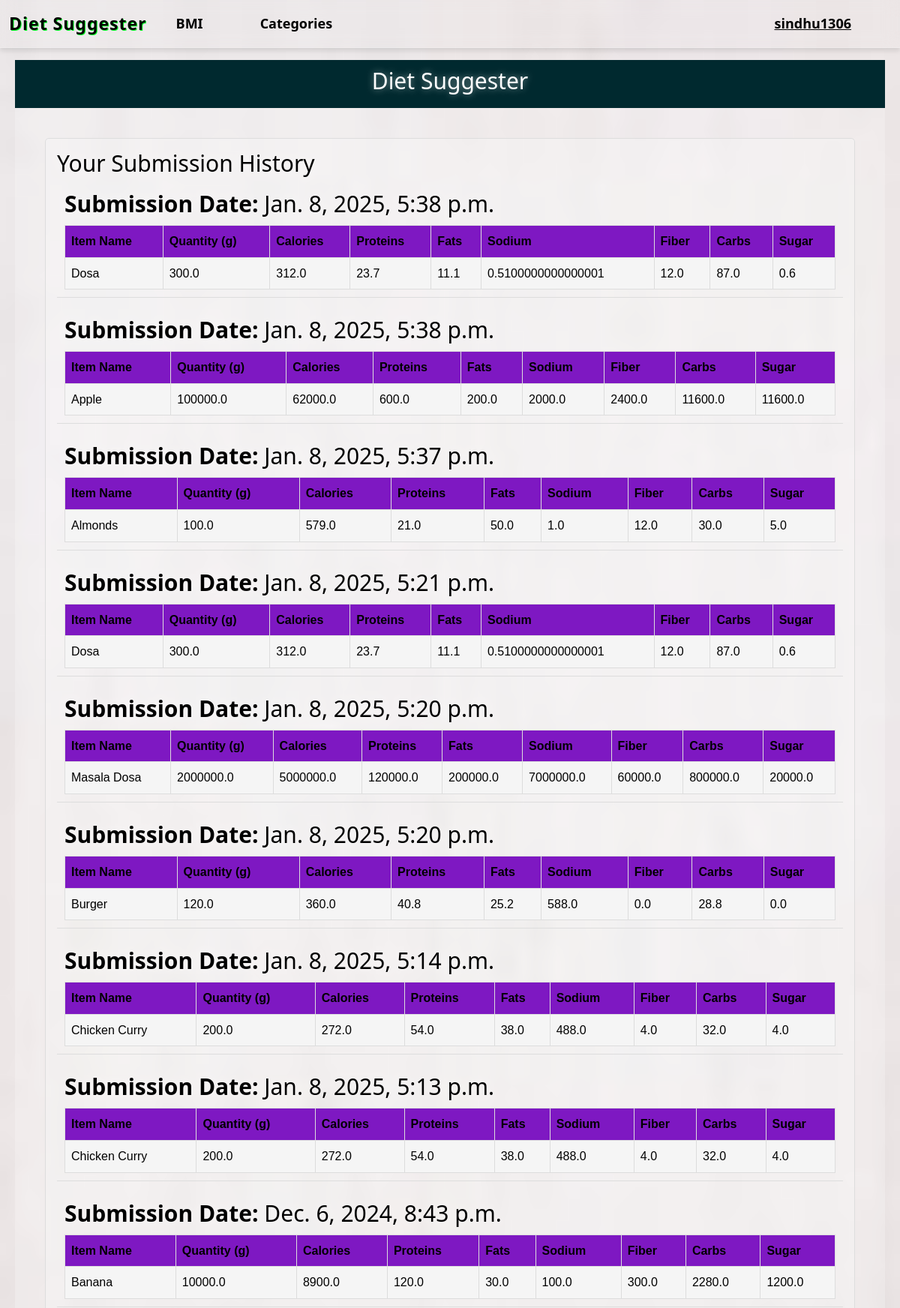
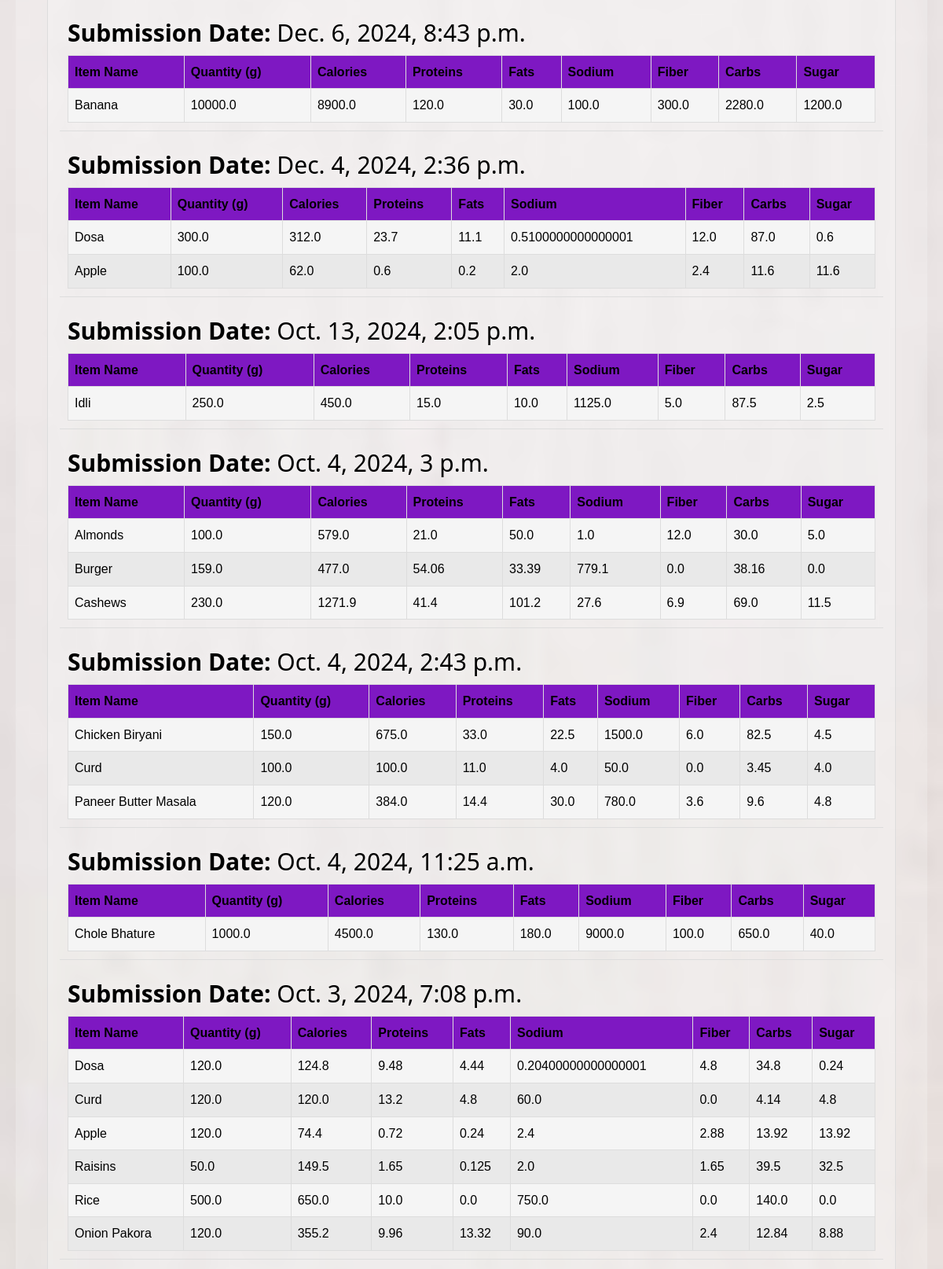
The page /user-history/ (signed in, upper part) on the database its author committed (2 pictures, top to bottom).
### nutrition/models.py (models this page shows, shortened)
class UserSubmission(models.Model):
    user = models.ForeignKey(User, on_delete=models.CASCADE)
    submitted_at = models.DateTimeField(auto_now_add=True)

class ItemEntry(models.Model):
    submission = models.ForeignKey(UserSubmission, related_name='items', on_delete=models.CASCADE)
    item_name = models.CharField(max_length=100)
    quantity = models.FloatField()
    calories = models.FloatField()
    proteins = models.FloatField()
    fats = models.FloatField()
    sodium = models.FloatField(default=0)
    fiber = models.FloatField(default=0)
    carbs = models.FloatField()
    sugar = models.FloatField(default=0)
    category = models.ForeignKey(Category, related_name='item_entries', on_delete=models.CASCADE, null=True)

### nutrition/views.py (the view)
# urls.py: path('user-history/', views.user_history, name='user_history'),
@cache_control(no_cache=True, must_revalidate=True, no_store=True)
@login_required
def user_history(request):
    user_submissions = UserSubmission.objects.filter(user=request.user).prefetch_related('items').order_by('-submitted_at')
    context = {
        'submissions': user_submissions,
    }
    return render(request, 'user_history.html', context)

### templates/user_history.html (shortened to what this page needs)
{% extends 'base.html' %}
{% block content %}
<div class="submission-history">
    <h3>Your Submission History</h3>
    {% if submissions %}
        {% for submission in submissions %}
            <div class="submission">
                <h3><strong>Submission Date:</strong> {{ submission.submitted_at }}</h3>
                <table class="item-table">
                    <thead>
                        <tr>
                            <th>Item Name</th>
                            <th>Quantity (g)</th>
                            <th>Calories</th>
                            <th>Proteins</th>
                            <th>Fats</th>
                            <th>Sodium</th>
                            <th>Fiber</th>
                            <th>Carbs</th>
                            <th>Sugar</th>
                        </tr>
                    </thead>
                    <tbody>
                        {% for item_entry in submission.items.all %}
                        <tr>
                            <td>{{ item_entry.item_name|title }}</td>
                            <td>{{ item_entry.quantity }}</td>
                            <td>{{ item_entry.calories }}</td>
                            <td>{{ item_entry.proteins }}</td>
                            <td>{{ item_entry.fats }}</td>
                            <td>{{ item_entry.sodium }}</td>
                            <td>{{ item_entry.fiber }}</td>
                            <td>{{ item_entry.carbs }}</td>
                            <td>{{ item_entry.sugar }}</td>
                        </tr>
                        {% endfor %}
                    </tbody>
                </table>
            </div>
        {% endfor %}
    {% else %}
        <p>You have not made any submissions yet.</p>
    {% endif %}
</div>
{% endblock %}

### templates/navbar.html (shortened to what this page needs)
{% load static %}
<nav class="navbar navbar-expand-lg">
    <div class="container-fluid" id="navbarNav">
        <a class="navbar-brand" href="/">Diet Suggester</a>
        <div class="collapse navbar-collapse" id="navbarText">
            <ul class="navbar-nav me-auto mb-2 mb-lg-0">
            <li class="nav-item active">
                <a class="nav-link" href="{% url 'bmicalc' %}">BMI</a>
            </li>
            <li class="nav-item">
                <a class="nav-link" href="{% url 'category-wise-items' %}">Categories</a>
            </li>
            <li class="nav-item">
                <a class="nav-link" href="#"></a>
            </li>
            <li class="nav-item">
                <a class="nav-link" href="#"></a>
            </li>
        </ul>
        <ul class="navbar-nav ms-auto mb-2 mb-lg-0">
            {% if user.is_authenticated %}
                <li class="nav-item">
                    <a class="nav-link" href="{% url 'user_history' %}"><u>{{ user.username }}</u></a>
                </li>
            {% else %}
                <li class="nav-item">
                    <a class="nav-link" href="{% url 'login' %}"><u>User</u></a>
                </li>
            {% endif %}
        </ul>
    </div>
</div>
</nav>

### templates/user_history.html (style rules this page uses)
.submission-history { margin: 20px; border: 1px solid #ddd; border-radius: 5px; padding: 15px; background-color: #f9f9f953; }
.submission { margin-bottom: 15px; padding: 10px; border-bottom: 1px solid #ddd; }
.item-table { width: 100%; border-collapse: collapse; margin-top: 10px; }
.item-table th, .item-table td { border: 1px solid #ddd; padding: 8px; text-align: left; }
.item-table th { background-color: #7e18c2; }

### rows shown on the page
UserSubmission: submitted_at "Jan. 8, 2025, 5:38 p.m."
ItemEntry: item_name "Dosa", quantity "300.0", calories "312.0", proteins "23.7", fats "11.1", sodium "0.5100000000000001", fiber "12.0", carbs "87.0", sugar "0.6"
UserSubmission: submitted_at "Jan. 8, 2025, 5:38 p.m."
ItemEntry: item_name "Apple", quantity "100000.0", calories "62000.0", proteins "600.0", fats "200.0", sodium "2000.0", fiber "2400.0", carbs "11600.0", sugar "11600.0"
UserSubmission: submitted_at "Jan. 8, 2025, 5:37 p.m."
ItemEntry: item_name "Almonds", quantity "100.0", calories "579.0", proteins "21.0", fats "50.0", sodium "1.0", fiber "12.0", carbs "30.0", sugar "5.0"
UserSubmission: submitted_at "Jan. 8, 2025, 5:21 p.m."
ItemEntry: item_name "Dosa", quantity "300.0", calories "312.0", proteins "23.7", fats "11.1", sodium "0.5100000000000001", fiber "12.0", carbs "87.0", sugar "0.6"
UserSubmission: submitted_at "Jan. 8, 2025, 5:20 p.m."
ItemEntry: item_name "Masala Dosa", quantity "2000000.0", calories "5000000.0", proteins "120000.0", fats "200000.0", sodium "7000000.0", fiber "60000.0", carbs "800000.0", sugar "20000.0"
UserSubmission: submitted_at "Jan. 8, 2025, 5:20 p.m."
ItemEntry: item_name "Burger", quantity "120.0", calories "360.0", proteins "40.8", fats "25.2", sodium "588.0", fiber "0.0", carbs "28.8", sugar "0.0"
UserSubmission: submitted_at "Jan. 8, 2025, 5:14 p.m."
ItemEntry: item_name "Chicken Curry", quantity "200.0", calories "272.0", proteins "54.0", fats "38.0", sodium "488.0", fiber "4.0", carbs "32.0", sugar "4.0"
UserSubmission: submitted_at "Jan. 8, 2025, 5:13 p.m."
ItemEntry: item_name "Chicken Curry", quantity "200.0", calories "272.0", proteins "54.0", fats "38.0", sodium "488.0", fiber "4.0", carbs "32.0", sugar "4.0"
UserSubmission: submitted_at "Dec. 6, 2024, 8:43 p.m."
ItemEntry: item_name "Banana", quantity "10000.0", calories "8900.0", proteins "120.0", fats "30.0", sodium "100.0", fiber "300.0", carbs "2280.0", sugar "1200.0"
UserSubmission: submitted_at "Dec. 6, 2024, 8:43 p.m."
ItemEntry: item_name "Banana", quantity "10000.0", calories "8900.0", proteins "120.0", fats "30.0", sodium "100.0", fiber "300.0", carbs "2280.0", sugar "1200.0"
UserSubmission: submitted_at "Dec. 4, 2024, 2:36 p.m."
ItemEntry: item_name "Dosa", quantity "300.0", calories "312.0", proteins "23.7", fats "11.1", sodium "0.5100000000000001", fiber "12.0", carbs "87.0", sugar "0.6"
ItemEntry: item_name "Apple", quantity "100.0", calories "62.0", proteins "0.6", fats "0.2", sodium "2.0", fiber "2.4", carbs "11.6", sugar "11.6"
UserSubmission: submitted_at "Oct. 13, 2024, 2:05 p.m."
ItemEntry: item_name "Idli", quantity "250.0", calories "450.0", proteins "15.0", fats "10.0", sodium "1125.0", fiber "5.0", carbs "87.5", sugar "2.5"
UserSubmission: submitted_at "Oct. 4, 2024, 3 p.m."
ItemEntry: item_name "Almonds", quantity "100.0", calories "579.0", proteins "21.0", fats "50.0", sodium "1.0", fiber "12.0", carbs "30.0", sugar "5.0"
ItemEntry: item_name "Burger", quantity "159.0", calories "477.0", proteins "54.06", fats "33.39", sodium "779.1", fiber "0.0", carbs "38.16", sugar "0.0"
ItemEntry: item_name "Cashews", quantity "230.0", calories "1271.9", proteins "41.4", fats "101.2", sodium "27.6", fiber "6.9", carbs "69.0", sugar "11.5"
UserSubmission: submitted_at "Oct. 4, 2024, 2:43 p.m."
ItemEntry: item_name "Chicken Biryani", quantity "150.0", calories "675.0", proteins "33.0", fats "22.5", sodium "1500.0", fiber "6.0", carbs "82.5", sugar "4.5"
ItemEntry: item_name "Curd", quantity "100.0", calories "100.0", proteins "11.0", fats "4.0", sodium "50.0", fiber "0.0", carbs "3.45", sugar "4.0"
ItemEntry: item_name "Paneer Butter Masala", quantity "120.0", calories "384.0", proteins "14.4", fats "30.0", sodium "780.0", fiber "3.6", carbs "9.6", sugar "4.8"
UserSubmission: submitted_at "Oct. 4, 2024, 11:25 a.m."
ItemEntry: item_name "Chole Bhature", quantity "1000.0", calories "4500.0", proteins "130.0", fats "180.0", sodium "9000.0", fiber "100.0", carbs "650.0", sugar "40.0"
UserSubmission: submitted_at "Oct. 3, 2024, 7:08 p.m."
ItemEntry: item_name "Dosa", quantity "120.0", calories "124.8", proteins "9.48", fats "4.44", sodium "0.20400000000000001", fiber "4.8", carbs "34.8", sugar "0.24"
ItemEntry: item_name "Curd", quantity "120.0", calories "120.0", proteins "13.2", fats "4.8", sodium "60.0", fiber "0.0", carbs "4.14", sugar "4.8"
ItemEntry: item_name "Apple", quantity "120.0", calories "74.4", proteins "0.72", fats "0.24", sodium "2.4", fiber "2.88", carbs "13.92", sugar "13.92"
ItemEntry: item_name "Raisins", quantity "50.0", calories "149.5", proteins "1.65", fats "0.125", sodium "2.0", fiber "1.65", carbs "39.5", sugar "32.5"
ItemEntry: item_name "Rice", quantity "500.0", calories "650.0", proteins "10.0", fats "0.0", sodium "750.0", fiber "0.0", carbs "140.0", sugar "0.0"
ItemEntry: item_name "Onion Pakora", quantity "120.0", calories "355.2", proteins "9.96", fats "13.32", sodium "90.0", fiber "2.4", carbs "12.84", sugar "8.88"

### other values the page prints
{{ user.username }} "sindhu1306"
